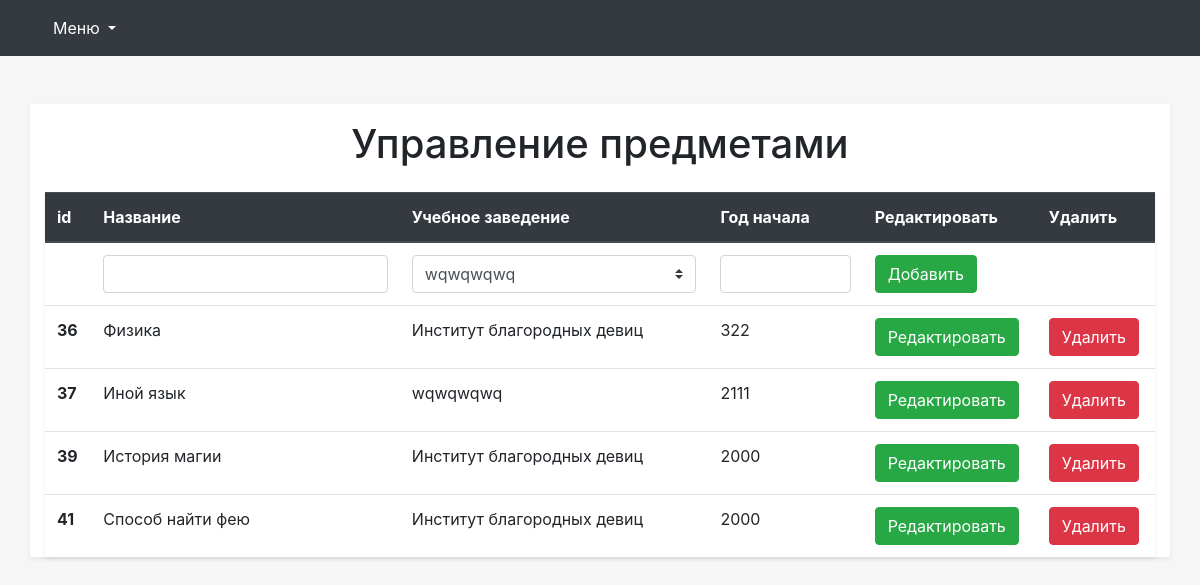
The app's page /admin/predmetEdit.php with its own data.
### tables this page shows
CREATE TABLE `predmet` (
  `id` int(11) NOT NULL,
  `uch` int(11) NOT NULL,
  `nazv` varchar(500) DEFAULT NULL,
  `god` int(11) DEFAULT NULL
);

CREATE TABLE `uch` (
  `id` int(11) NOT NULL,
  `nazv` char(255) NOT NULL
);

### admin/predmetEdit.php (the view, shortened to what this page needs)
<!DOCTYPE html>
<html lang="en">
<head>
    <link rel="stylesheet" href='../css/bootstrap.min.css'>
    <link rel='stylesheet' href="../css/main.css">
</head>
<body>
    <?php
    require_once('../php/base.php');
    ?>
    <div class="container shadow-sm mt-5">
        <h1 class='text-center p-3'>Управление предметами</h1>
        <table class="table shadow-sm">
            <thead class="thead-dark">
                <tr>
                    <th scope="col">id</th>
                    <th scope="col">Название</th>
                    <th scope="col">Учебное заведение</th>
                    <th scope="col">Год начала</th>
                    <th scope="col">Редактировать</th>
                    <th scope="col">Удалить</th>
                </tr>
            </thead>
            <tbody class='tbodyPredmetTable'>
                <tr>
                    <td scope="row"></td>
                    <td scope="row"><input type="text" class="form-control addPredmetItemName"></td>
                    <td scope="row"><select class='custom-select uchList'>
                            <?php
                        $query=mysql_query('SELECT * FROM `uch`');
                        while($row=mysql_fetch_assoc($query)){
                            echo '<option value='.$row['id'].'>'.$row['nazv'].'</option>';
                        }
                        ?>
                        </select></td>
                    <td scope="row"><input type="number" class="form-control addGodSpec" min='1990' max='2019'></td>
                    <td scope="row"><button type="button" class='btn btn-success btnAddMenuItem'>Добавить</button></td>
                </tr>
                <?php
                        $query=mysql_query('SELECT `predmet`.`id`, `uch`.`nazv` as "uch", `predmet`.`nazv`, `predmet`.`god` FROM `predmet`,`uch` WHERE `predmet`.`uch`=`uch`.`id`');
                        while($row=mysql_fetch_assoc($query)){
                            echo '<tr>
                    <th scope="row">'.$row['id'].'</th>
                    <td scope="row">'.$row['nazv'].'</td>
                    <td scope="row">'.$row['uch'].'</td>
                    <td scope="row">'.$row['god'].'</td>
                    <td><button type="button" class="btn btn-success editMenuLi">Редактировать</button></td>
                    <td><button type="button" class="btn btn-danger deleteMenuItem" data-id='.$row['id'].'>Удалить</button></td>
                </tr>';
                        }
                        ?>
            </tbody>
        </table>
    </div>
</body>
</html>

### css/main.css (style rules this page uses)
body { background-color: #f6f6f6; }
.container { background-color: white; }

### records on screen
predmet: id "36", nazv "Физика", uch.nazv "Институт благородных девиц", god "322"
predmet: id "37", nazv "Иной язык", uch.nazv "wqwqwqwq", god "2111"
predmet: id "39", nazv "История магии", uch.nazv "Институт благородных девиц", god "2000"
predmet: id "41", nazv "Способ найти фею", uch.nazv "Институт благородных девиц", god "2000"

### other values on screen
form field value "wqwqwqwq"
